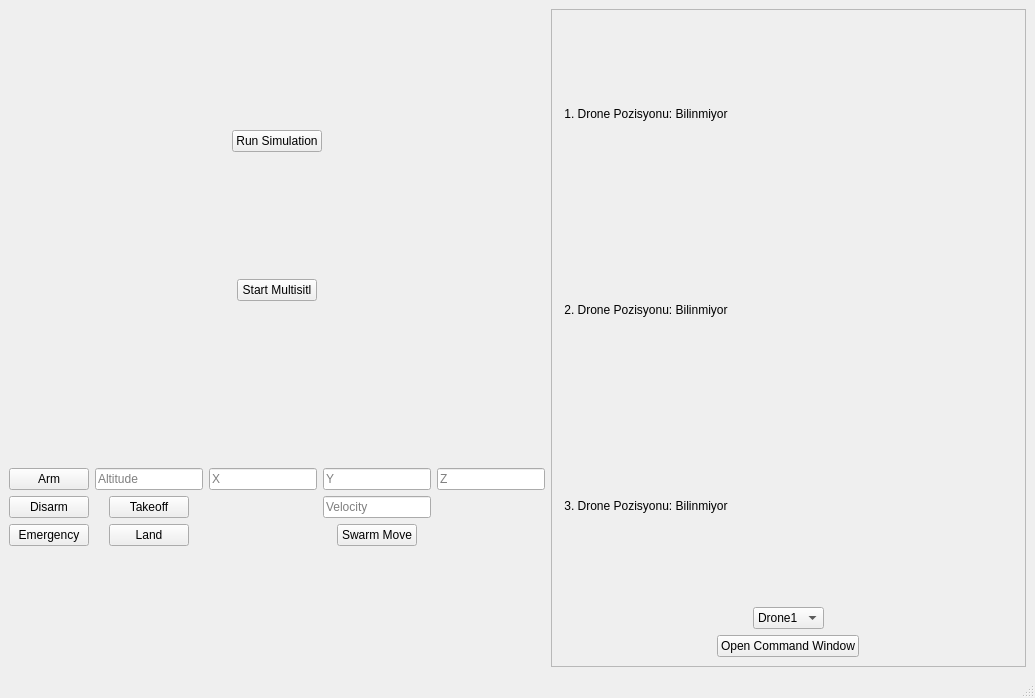
<?xml version="1.0" encoding="UTF-8"?>
<ui version="4.0">
 <class>MainWindow</class>
 <widget class="QMainWindow" name="MainWindow">
  <property name="geometry">
   <rect>
    <x>0</x>
    <y>0</y>
    <width>1035</width>
    <height>698</height>
   </rect>
  </property>
  <property name="windowTitle">
   <string>Drone Control Interface</string>
  </property>
  <widget class="QWidget" name="centralwidget">
   <layout class="QHBoxLayout" name="horizontalLayout">
    <item>
     <layout class="QVBoxLayout" name="verticalLayout">
      <item alignment="Qt::AlignHCenter">
       <widget class="QPushButton" name="run_simulation_button">
        <property name="text">
         <string>Run Simulation</string>
        </property>
       </widget>
      </item>
      <item alignment="Qt::AlignHCenter">
       <widget class="QPushButton" name="start_multisitl_button">
        <property name="text">
         <string>Start Multisitl</string>
        </property>
       </widget>
      </item>
      <item>
       <spacer name="verticalSpacer">
        <property name="orientation">
         <enum>Qt::Vertical</enum>
        </property>
        <property name="sizeType">
         <enum>QSizePolicy::Preferred</enum>
        </property>
        <property name="sizeHint" stdset="0">
         <size>
          <width>20</width>
          <height>40</height>
         </size>
        </property>
       </spacer>
      </item>
      <item>
       <layout class="QHBoxLayout" name="horizontalLayout_2">
        <item>
         <layout class="QVBoxLayout" name="verticalLayout_5">
          <item alignment="Qt::AlignHCenter">
           <widget class="QPushButton" name="arm_button">
            <property name="text">
             <string>Arm</string>
            </property>
           </widget>
          </item>
          <item alignment="Qt::AlignHCenter">
           <widget class="QPushButton" name="disarm_button">
            <property name="text">
             <string>Disarm</string>
            </property>
           </widget>
          </item>
          <item alignment="Qt::AlignHCenter">
           <widget class="QPushButton" name="emergency_button">
            <property name="text">
             <string>Emergency</string>
            </property>
           </widget>
          </item>
         </layout>
        </item>
        <item>
         <layout class="QVBoxLayout" name="verticalLayout_6">
          <item alignment="Qt::AlignHCenter">
           <widget class="QLineEdit" name="takeoff_altitude_lineEdit">
            <property name="text">
             <string/>
            </property>
            <property name="placeholderText">
             <string>Altitude</string>
            </property>
           </widget>
          </item>
          <item alignment="Qt::AlignHCenter">
           <widget class="QPushButton" name="takeoff_button">
            <property name="text">
             <string>Takeoff</string>
            </property>
           </widget>
          </item>
          <item alignment="Qt::AlignHCenter">
           <widget class="QPushButton" name="land_button">
            <property name="text">
             <string>Land</string>
            </property>
           </widget>
          </item>
         </layout>
        </item>
        <item>
         <layout class="QVBoxLayout" name="verticalLayout_7">
          <item>
           <layout class="QHBoxLayout" name="horizontalLayout_3">
            <item alignment="Qt::AlignHCenter">
             <widget class="QLineEdit" name="move_position_x_lineEdit">
              <property name="placeholderText">
               <string>X</string>
              </property>
             </widget>
            </item>
            <item alignment="Qt::AlignHCenter">
             <widget class="QLineEdit" name="move_position_y_lineEdit">
              <property name="placeholderText">
               <string>Y</string>
              </property>
             </widget>
            </item>
            <item alignment="Qt::AlignHCenter">
             <widget class="QLineEdit" name="move_position_z_lineEdit">
              <property name="placeholderText">
               <string>Z</string>
              </property>
             </widget>
            </item>
           </layout>
          </item>
          <item alignment="Qt::AlignHCenter">
           <widget class="QLineEdit" name="move_velocity_lineEdit">
            <property name="placeholderText">
             <string>Velocity</string>
            </property>
           </widget>
          </item>
          <item alignment="Qt::AlignHCenter">
           <widget class="QPushButton" name="swarm_move_button">
            <property name="text">
             <string>Swarm Move</string>
            </property>
           </widget>
          </item>
         </layout>
        </item>
       </layout>
      </item>
     </layout>
    </item>
    <item>
     <widget class="QFrame" name="frame">
      <property name="frameShape">
       <enum>QFrame::StyledPanel</enum>
      </property>
      <property name="frameShadow">
       <enum>QFrame::Raised</enum>
      </property>
      <layout class="QVBoxLayout" name="verticalLayout_3">
       <item>
        <layout class="QVBoxLayout" name="verticalLayout_2">
         <item>
          <widget class="QLabel" name="drone1_position_label">
           <property name="text">
            <string> 1. Drone Pozisyonu: Bilinmiyor</string>
           </property>
          </widget>
         </item>
         <item>
          <widget class="QLabel" name="drone2_position_label">
           <property name="text">
            <string> 2. Drone Pozisyonu: Bilinmiyor</string>
           </property>
          </widget>
         </item>
         <item>
          <widget class="QLabel" name="drone3_position_label">
           <property name="text">
            <string> 3. Drone Pozisyonu: Bilinmiyor</string>
           </property>
          </widget>
         </item>
        </layout>
       </item>
       <item>
        <layout class="QVBoxLayout" name="verticalLayout_4">
         <item alignment="Qt::AlignHCenter">
          <widget class="QComboBox" name="comboBox">
           <item>
            <property name="text">
             <string>Drone1</string>
            </property>
           </item>
           <item>
            <property name="text">
             <string>Drone2</string>
            </property>
           </item>
           <item>
            <property name="text">
             <string>Drone3</string>
            </property>
           </item>
          </widget>
         </item>
         <item alignment="Qt::AlignHCenter">
          <widget class="QPushButton" name="command_window_button">
           <property name="text">
            <string>Open Command Window</string>
           </property>
          </widget>
         </item>
        </layout>
       </item>
      </layout>
     </widget>
    </item>
   </layout>
  </widget>
  <widget class="QMenuBar" name="menubar">
   <property name="geometry">
    <rect>
     <x>0</x>
     <y>0</y>
     <width>1035</width>
     <height>22</height>
    </rect>
   </property>
  </widget>
  <widget class="QStatusBar" name="statusbar"/>
 </widget>
 <resources/>
 <connections/>
</ui>
